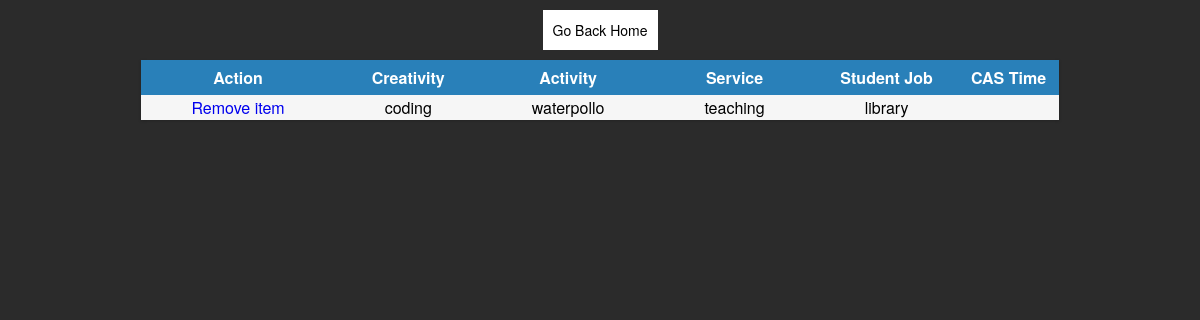
Page /adminpanel.php?id=4 on the committed database.
### tables this page shows
CREATE TABLE caschoices(id integer primary key, userid integer, username text, creativity text, activity text, service text, studentjob text);

### adminpanel.php (the view, shortened to what this page needs)
<?php
session_start();echo '<center><div class="wrap"><a href="admin.php" class="go">Go Back Home</a></div></center>';?>
<?php
$conn = new PDO('sqlite:db_member.sqlite3');
$select = "select caschoices.id as notrem, * from caschoices where userid=:recid";
$stmt = $conn->prepare($select);
$stmt->bindParam(':recid', $_GET[id]);
$stmt->execute();
$result=$stmt->fetchAll();
echo '<center>';
echo '<table class="table row">';
echo '<th class="cell"><b>Action</b></th>
	<th class="cell"><b>Creativity</b></th>
	<th class="cell"><b>Activity</b></th>
	<th class="cell"><b>Service</b></th>
	<th class="cell"><b>Student Job</b></th>
	<th class="cell"><b>CAS Time</b></th>';
foreach($result as $x){
echo '
	<tr class="row"><td><a href=?del='.$x[notrem].' style="text-decoration: none;">Remove item</a></td><td>'.$x['creativity'].'</td><td>'.$x['activity'].'</td><td>'.$x['service'].'</td><td>'.$x['studentjob'].'</td><td>'.$x['tprice'].'</td></tr>';
}
echo '</table>';
echo '</center>';
?>

### adminpanel.php (style rules this page uses)
.wrap { margin: 20px; }
.table { margin: 0px 0 40px 0; width: 100%; box-shadow: 0 1px 3px rgba(0, 0, 0, 0.2); display: table; border-collapse: collapse;; top:30px; }
.row { display: table-row; background: #f6f6f6; }
.row:nth-of-type(odd) { background: #e9e9e9; }
td { color: black; }
th { background: #2980b9; color: white; }
.cell { padding: 6px 12px; display: table-cell; }
.go { background:white; color:Black; padding:10px; text-decoration:none; }
td { padding-left:50px; padding-right:50px; text-align: center; }

### rows in the picture
caschoices: creativity "coding", activity "waterpollo", service "teaching", studentjob "library"
